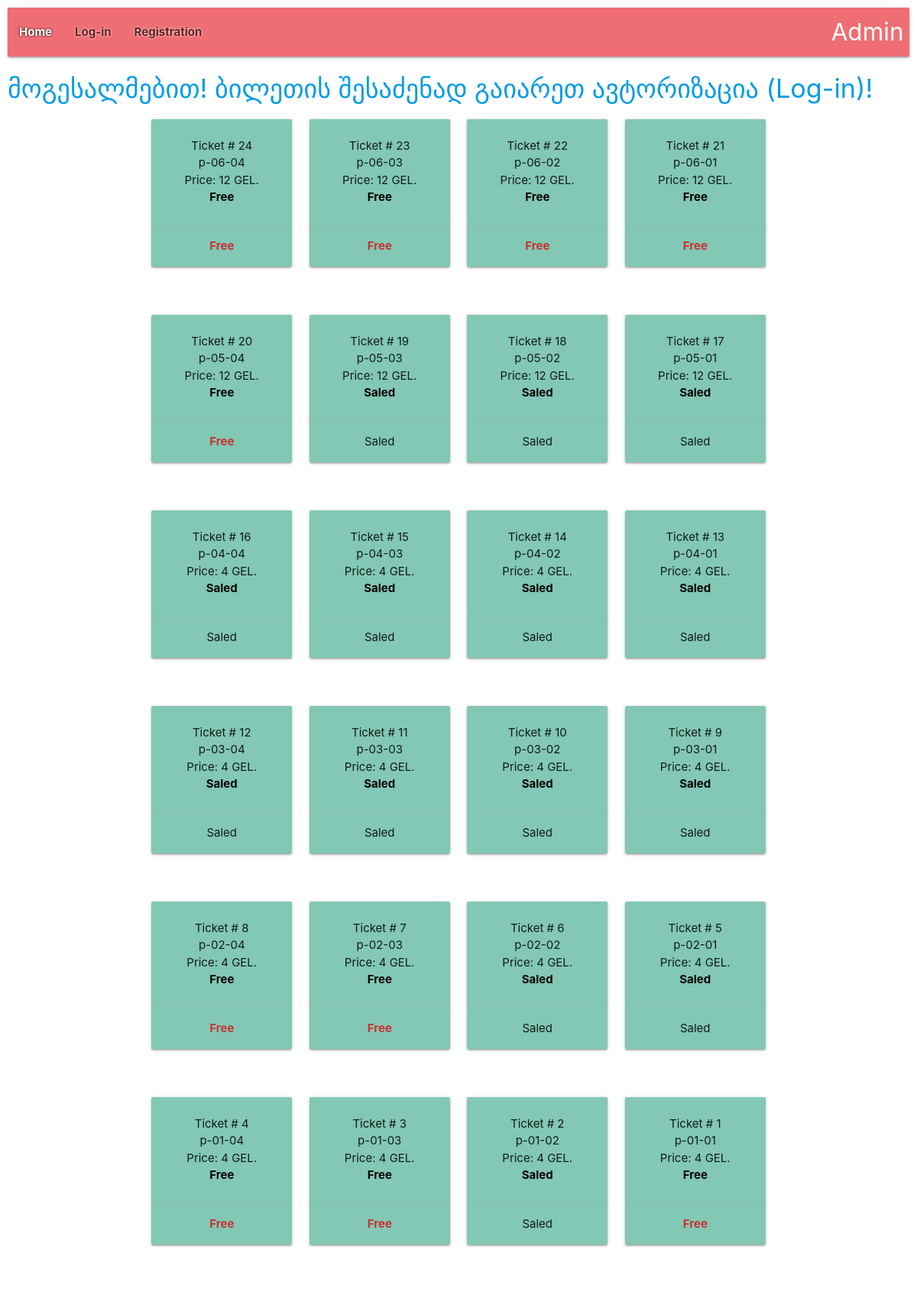
/ind/, run on an earlier commit of the app's database.
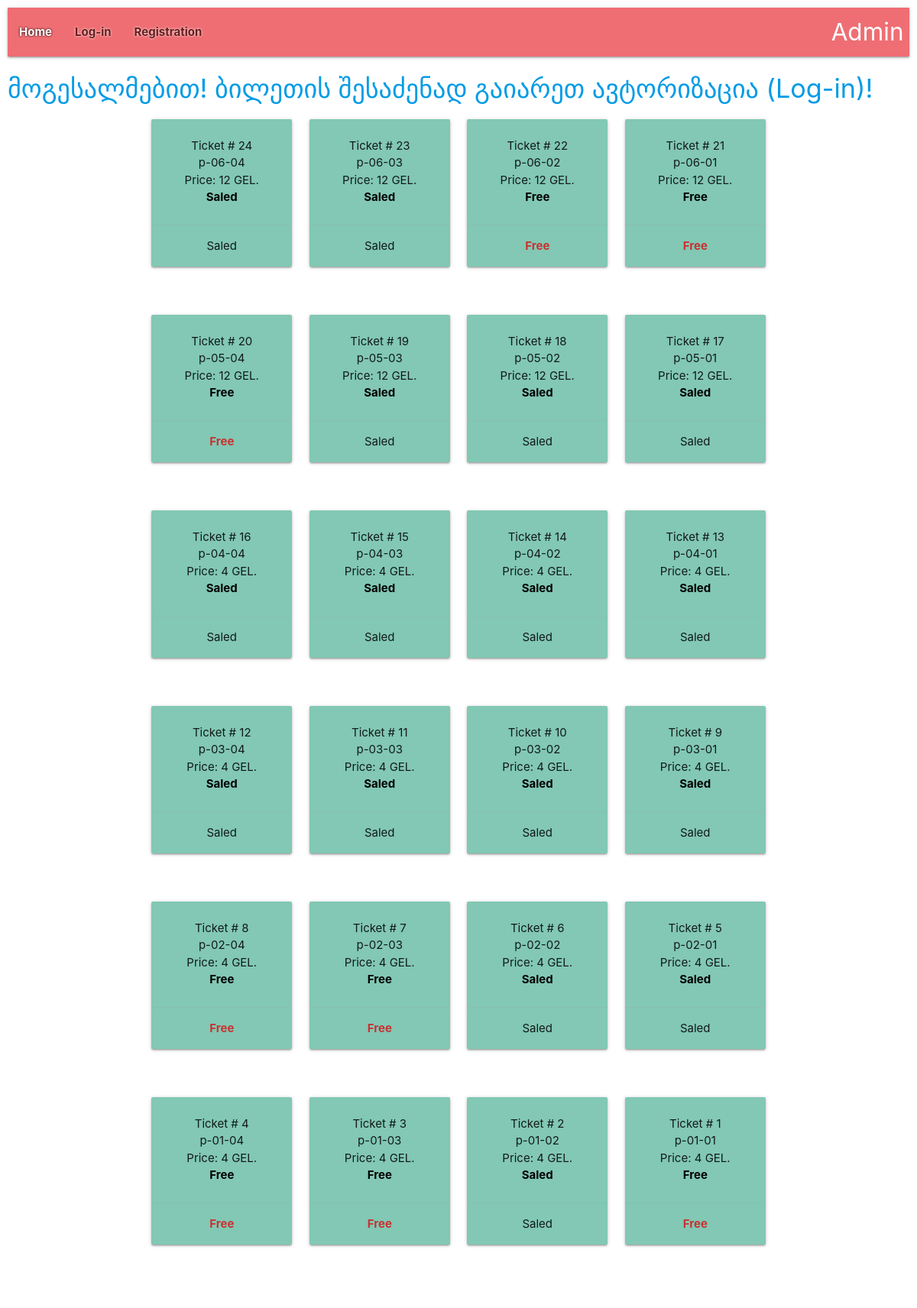
And on a later commit of the database.
### tickets/models.py (models this page shows, shortened)
class Ticket(models.Model):
    name = models.CharField(max_length=24, verbose_name='Name')
    start_time = models.DateTimeField(verbose_name='Start time', default=datetime(2021, 2, 3))
    end_time = models.DateTimeField(verbose_name="End time", default=datetime(2021, 2, 4))
    code = models.IntegerField(unique=True)
    price = models.IntegerField(default=12)
    class StatusType(TextChoices):
        FREE = 'Free', _("Free")
        SALED = 'Saled', _("Saled")
    status = models.CharField(max_length=5, choices=StatusType.choices, default=StatusType.FREE)
    class Meta:
        verbose_name = _('Ticket')
        verbose_name_plural = _('Tickets')

### tickets/views.py (the view)
# urls.py: path('ind/', IndexView.as_view(), name='index'),
class IndexView(generic.ListView):
    template_name = 'tickets/tickets.html'
    context_object_name = 'ticket_list'
    def get_queryset(self):
        return Ticket.objects.all().order_by('-pk')

### templates/tickets/tickets.html
{% extends 'base.html' %}
{% block content %}
    <h4>
        <a href="{% url 'user:user_login' %}">
        მოგესალმებით! ბილეთის შესაძენად გაიარეთ ავტორიზაცია (Log-in)!
        </a>
    </h4>
<div class="container">
    <div class="row">
        {% for ticket in ticket_list %}
        {% if forloop.counter0|divisibleby:4 %}
        <div class="row">
            {% endif %}
            <div class="col s12 m3 l3 center">
                <div class="row">
                    <div class="col s12">
                        <div class="card" style="background-color: rgb(130,200,180);">
                            <div class="card-content">
                                <p>Ticket # {{ ticket.pk }}</p>
                                <p>{{ ticket.name }}</p>
                                <p>Price: {{ ticket.price }} GEL.</p>
                                <p style="color: rgb(0,0,0); font-weight: bold;">{{ ticket.status }}</p>
                            </div>
                            <div class="card-action">
                                {% if ticket.orders %}
                                <span >{{ ticket.status }}</span>
                                {% else %}
                                <span style="color: rgb(200,50,50); font-weight: bold;">{{ ticket.status }}</span>
                                {% endif %}
                            </div>
                        </div>
                    </div>
                </div>
            </div>
            {% if forloop.counter|divisibleby:4 or forloop.last %}
        </div>
        {% endif %}
        {% endfor %}
    </div>
</div>
{% endblock %}

What changed in the data, as far as the page shows it:
changed Ticket id 24: status "Free" → "Saled"
changed Ticket id 23: status "Free" → "Saled"
